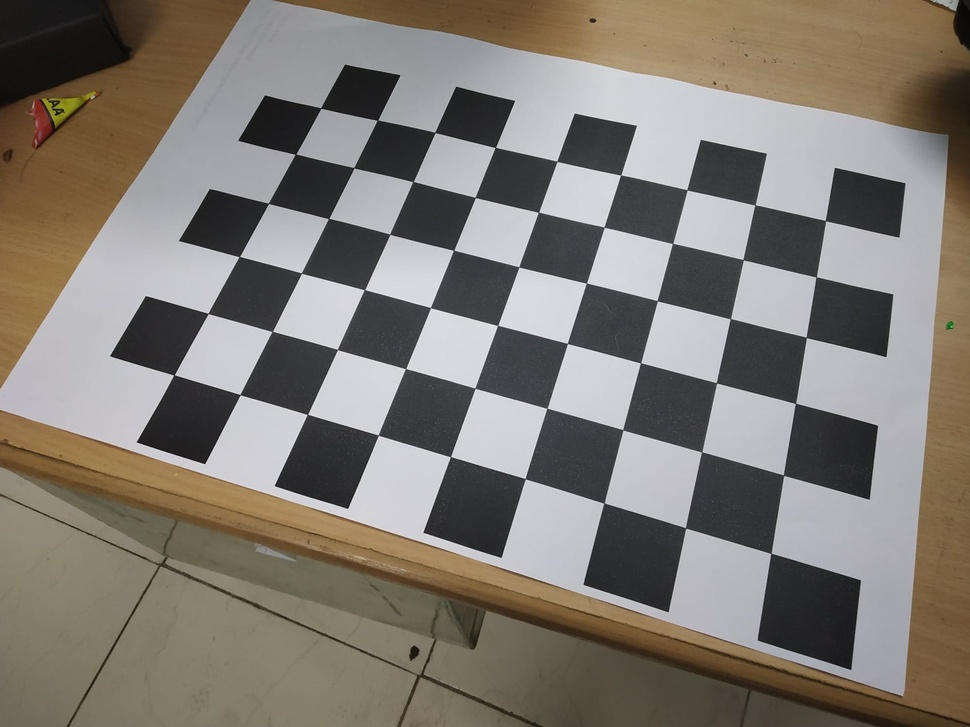
#> input picture CV/Assign1/phone_images_zhang/51024277_554399205036803_8947308869260935168_n.jpg, 970 x 727 px, shrunk from 2000 x 1500 before the run
$ python linearTransform.py ../../../CV/Assign1/phone_images_zhang/51024277_554399205036803_8947308869260935168_n.jpg 1.0 1.0 1.0 1.0
#> lines starting #> are read from the running program, lines starting #| are printed output that depends on the picture
#> further down, im is the input picture: PIL image 970x727 RGB; mean R, G, B 129, 122.5, 114.9
import matplotlib.pyplot as plt
import numpy as np
import sys
from PIL import Image

def LinearTransform(im, k1, k2, a, b):


#> called with k1 = 1, k2 = 1, a = 1, b = 1
    x = np.arange(0,1,0.01)
    y = k1*x + k2
    y[ x < a] = 0
    y[ x > b] = 1
    y[ y > 1] = 1
    y[ y < 0] = 0
    print(y)

    # Update y for main use
    k1 = int(k1*255)
    k2 = int(k2*255)
    a = int(a*255)
    b = int(b*255)

    # Get the dimensions of background image
    im = np.array(im)


    new_im = k1*im + k2
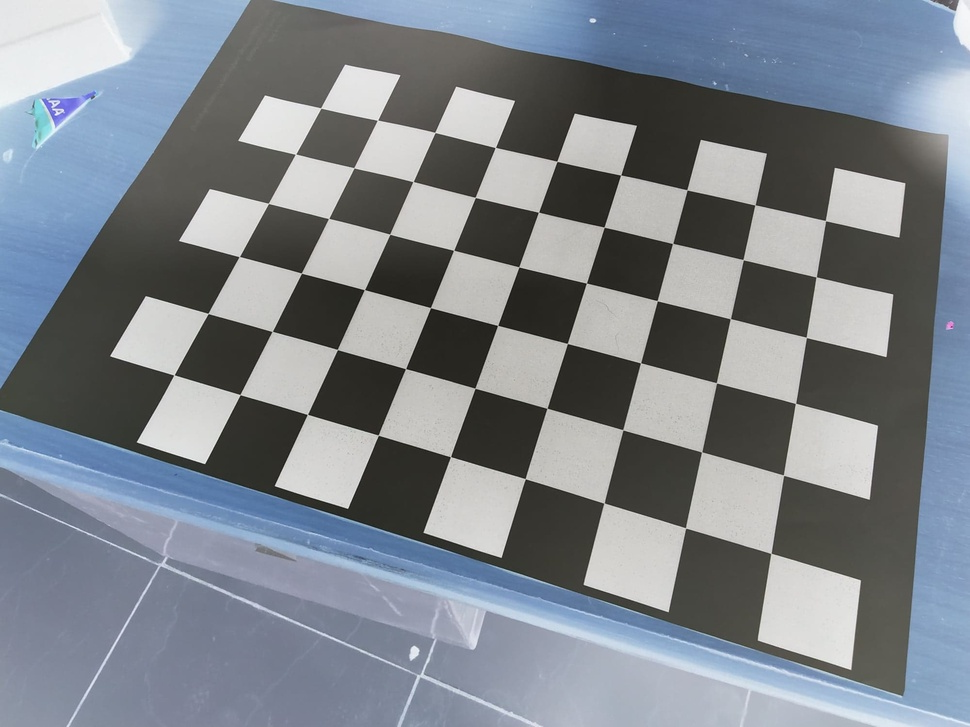
#> new_im: shape (727, 970, 3); mean R, G, B 126, 132.5, 140.1
    new_im[im > b] = 255
    new_im[im < a] = 0
#> new_im: shape (727, 970, 3); every value is 0

    fig = plt.figure()
    ax1 = fig.add_subplot(1,3,2)
    ax2 = fig.add_subplot(1,3,3)
    ax3 = fig.add_subplot(1,3,1)
    ax1.imshow(im, cmap='gray')
    ax2.imshow(new_im, cmap='gray')
    ax3.plot(x,y)
    ax1.set_title('Old Image')
    ax2.set_title('Transformed Image')
    ax3.set_title('Function')
    ax1.axis('off')
    ax2.axis('off')
    ax3.axis('scaled')
    plt.show()
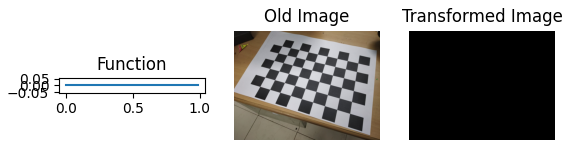
#> figure drawn by matplotlib, 3 panels


if __name__ == "__main__":

    # Get the input
    path = sys.argv[1]
    k1 = float(sys.argv[2])
    k2 = float(sys.argv[3])
    a = float(sys.argv[4])
    b = float(sys.argv[5])

    im = Image.open(path)
    # Run the function
    LinearTransform(im,k1,k2,a,b)

$ run again, on CV/Assign1/phone_images_zhang/51141416_225570668393188_7251503975181058048_n.jpg
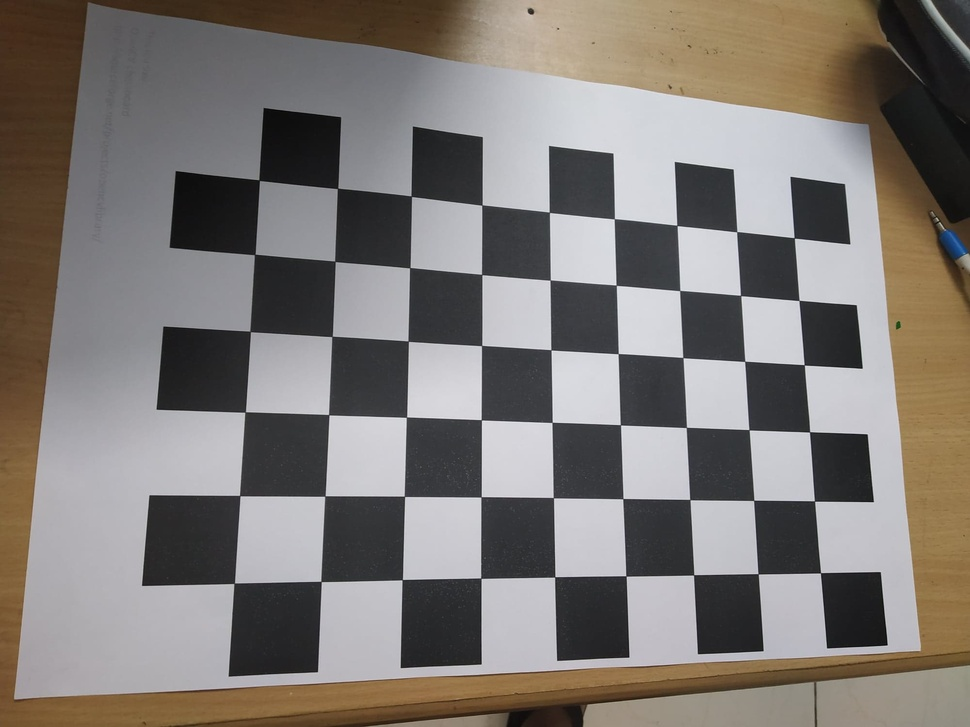
#> input picture CV/Assign1/phone_images_zhang/51141416_225570668393188_7251503975181058048_n.jpg, 970 x 727 px, shrunk from 2000 x 1500 before the run
#> im is the input picture: PIL image 970x727 RGB; mean R, G, B 126.4, 120.9, 116.7
#> in LinearTransform, `new_im = k1*im + k2`:
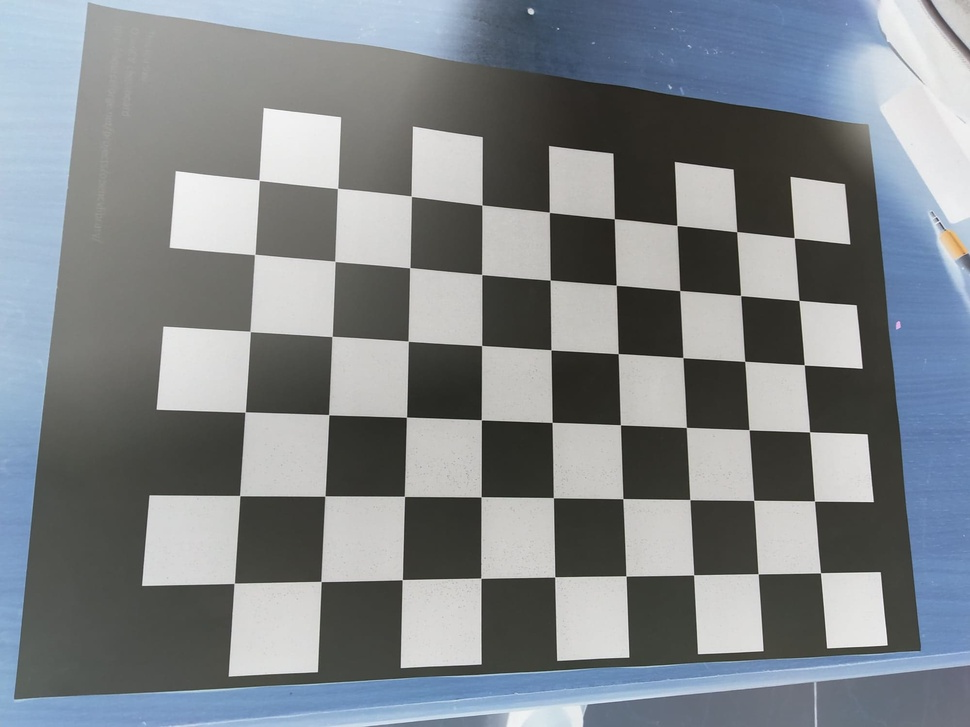
#> new_im: shape (727, 970, 3); mean R, G, B 128.6, 134.1, 138.3
#> in LinearTransform, `plt.show()`:
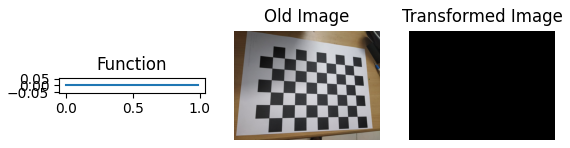
#> figure drawn by matplotlib, 3 panels

$ run again, on CV/Assign1/phone_images_zhang/51145957_328299157787932_6370018115849289728_n.jpg
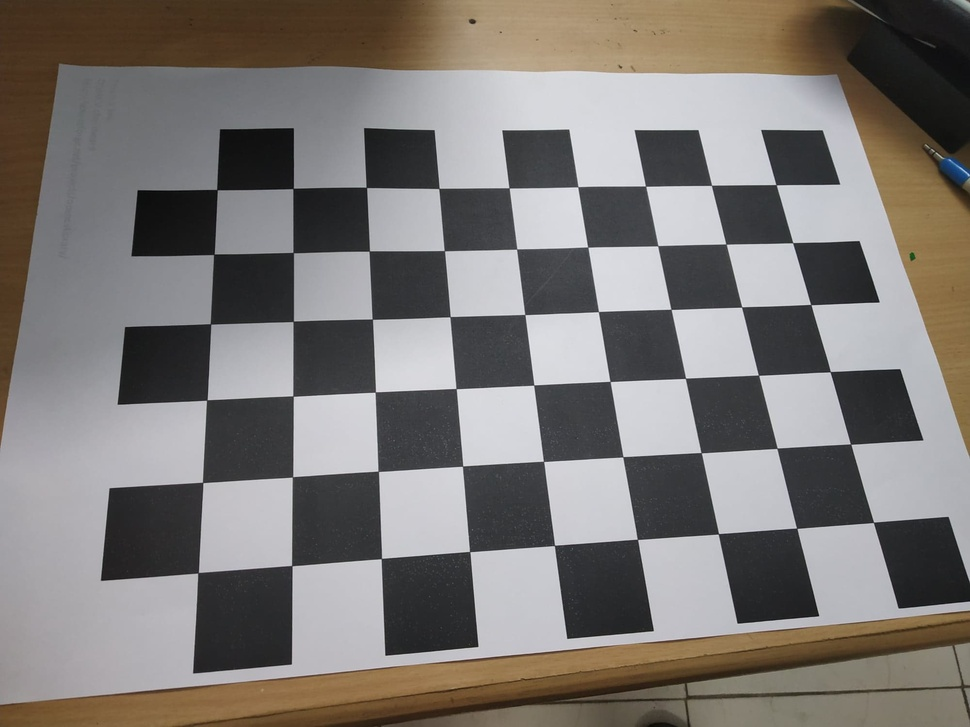
#> input picture CV/Assign1/phone_images_zhang/51145957_328299157787932_6370018115849289728_n.jpg, 970 x 727 px, shrunk from 2000 x 1500 before the run
#> im is the input picture: PIL image 970x727 RGB; mean R, G, B 124.8, 120.4, 117.2
#> in LinearTransform, `new_im = k1*im + k2`:
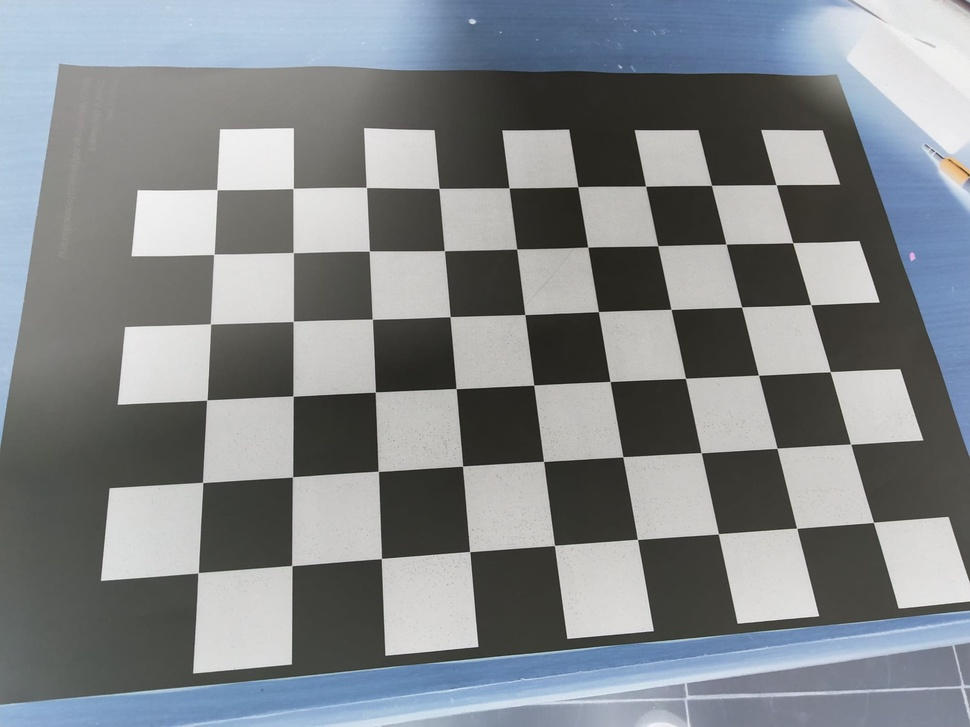
#> new_im: shape (727, 970, 3); mean R, G, B 130.2, 134.6, 137.8
#> in LinearTransform, `plt.show()`:
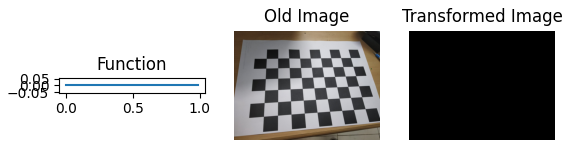
#> figure drawn by matplotlib, 3 panels

$ run again, on CV/Assign1/phone_images_zhang/51392666_371744610292505_2948456647401406464_n.jpg
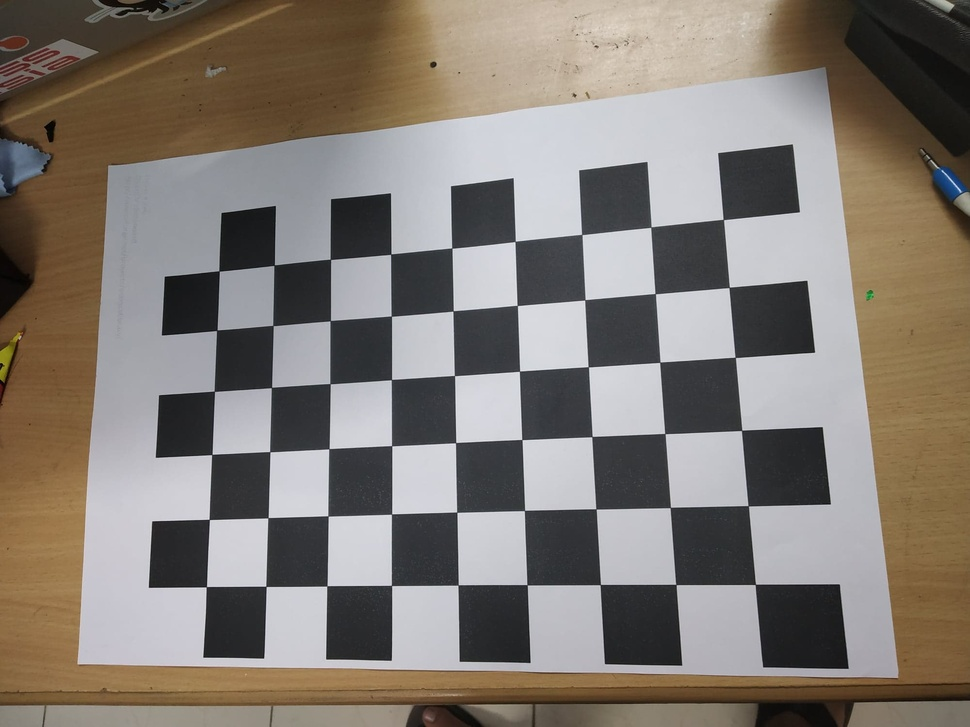
#> input picture CV/Assign1/phone_images_zhang/51392666_371744610292505_2948456647401406464_n.jpg, 970 x 727 px, shrunk from 2000 x 1500 before the run
#> im is the input picture: PIL image 970x727 RGB; mean R, G, B 130.3, 122.6, 115.1
#> in LinearTransform, `new_im = k1*im + k2`:
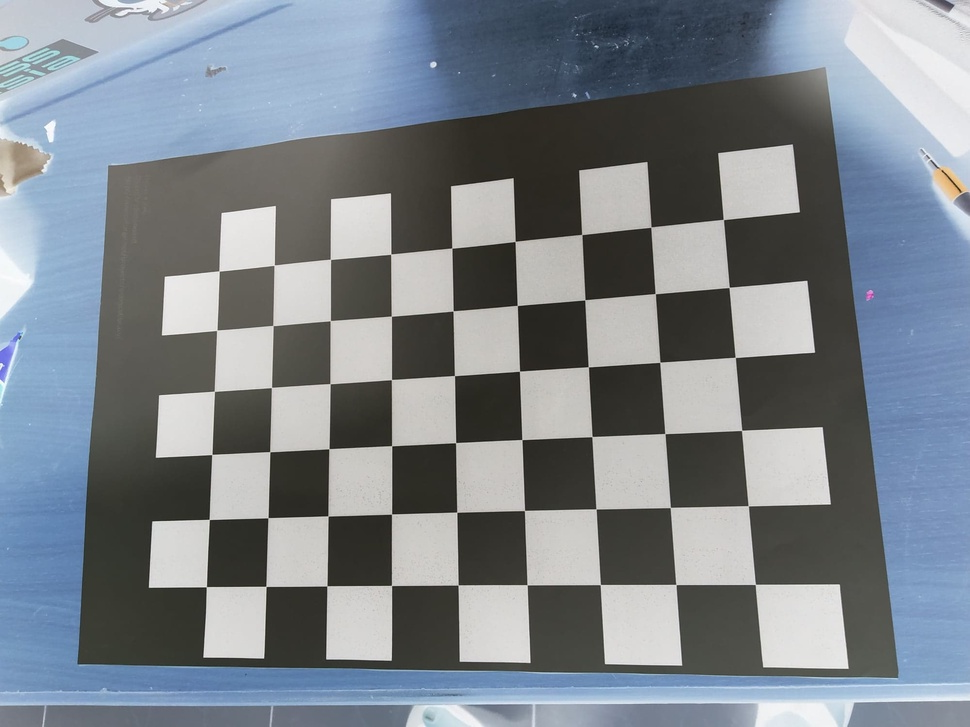
#> new_im: shape (727, 970, 3); mean R, G, B 124.7, 132.4, 139.9
#> in LinearTransform, `plt.show()`:
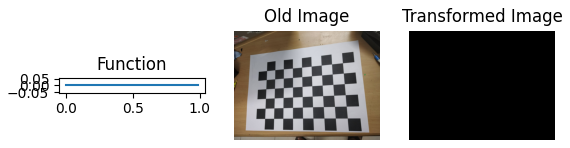
#> figure drawn by matplotlib, 3 panels
